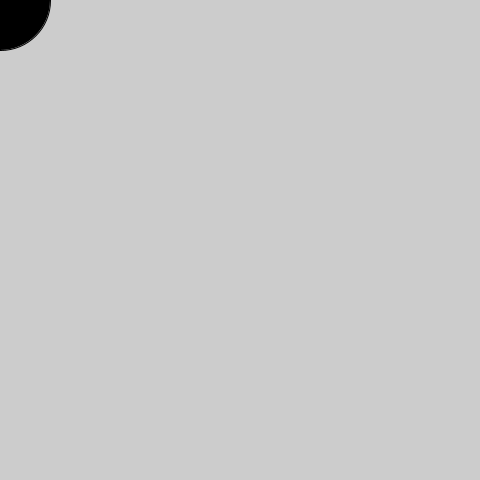
Frame 1 (no input)
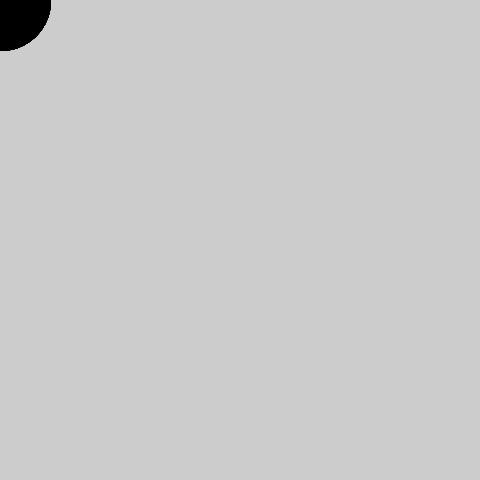
Frame 60 (the mouse pressed at the canvas centre just before this capture)
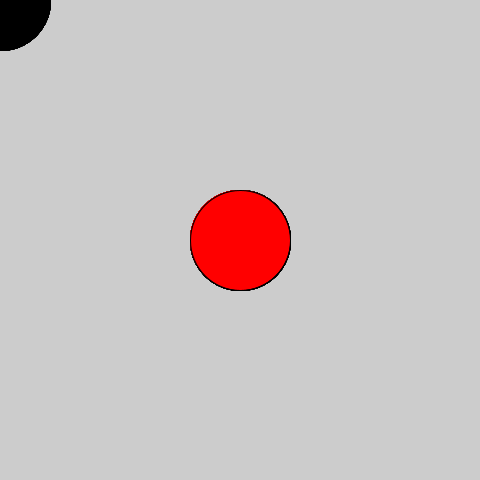
Frame 120 (the mouse held since frame 60 and released just before this capture)

The Processing sketch that drew these frames (run headless with seeded random() and noise(); from frame 60 on, the mouse is pressed at the canvas centre):

// Processing sketch: processing_130090
// ── processing_130090.pde

void setup() {

size(480,480) ;

smooth() ;

}

void draw() {

if (mousePressed) {

fill(255,0,0);

} else {

fill(mouseX,0,mouseY);

}

ellipse(mouseX, mouseY, 100,100);

}
